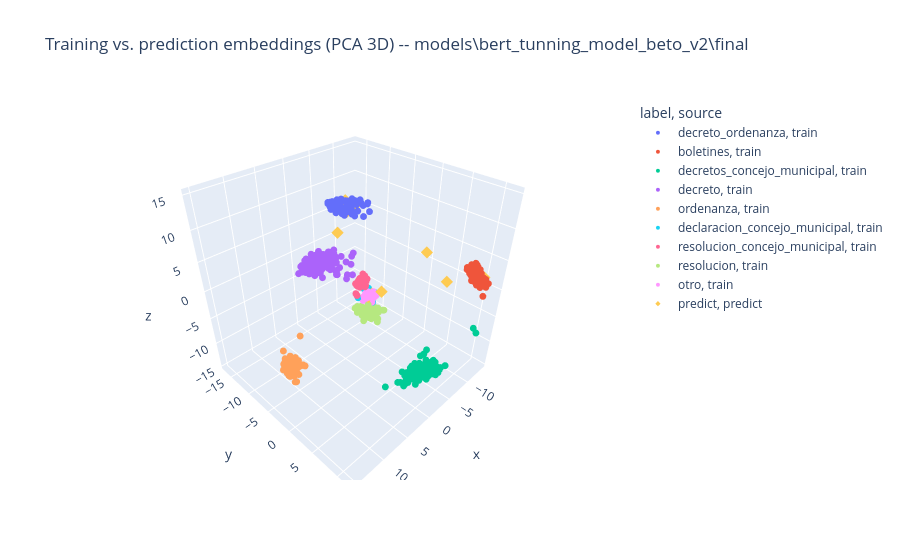

Write notebook code for a chart like this one.
### Code cell
fig = px.scatter_3d(
    combined_df,
    x="x",
    y="y",
    z="z",
    color="label",
    symbol="source",
    hover_data=["filename"],
    title=f"Training vs. prediction embeddings (PCA 3D) -- {MODEL_PATH}",
)
fig.update_traces(marker_size=4)
fig.show()

### Figure 1 — Plotly figure (JSON) as saved in the notebook; plotly's stock layout.template omitted (floating-point values rounded to 4 significant figures; data arrays with more than 128 entries replaced by an {"elided": "..."} marker saying what was removed)
{"data": [{"customdata": {"elided": "210x1 str values"}, "hovertemplate": "label=decreto_ordenanza<br>source=train<br>x=%{x}<br>y=%{y}<br>z=%{z}<br>filename=%{customdata[0]}<extra></extra>", "legendgroup": "decreto_ordenanza, train", "marker": {"color": "#636efa", "size": 4, "symbol": "circle"}, "mode": "markers", "name": "decreto_ordenanza, train", "scene": "scene", "showlegend": true, "type": "scatter3d", "x": {"elided": "210 float values"}, "y": {"elided": "210 float values"}, "z": {"elided": "210 float values"}}, {"customdata": {"elided": "210x1 str values"}, "hovertemplate": "label=boletines<br>source=train<br>x=%{x}<br>y=%{y}<br>z=%{z}<br>filename=%{customdata[0]}<extra></extra>", "legendgroup": "boletines, train", "marker": {"color": "#EF553B", "size": 4, "symbol": "circle"}, "mode": "markers", "name": "boletines, train", "scene": "scene", "showlegend": true, "type": "scatter3d", "x": {"elided": "210 float values"}, "y": {"elided": "210 float values"}, "z": {"elided": "210 float values"}}, {"customdata": {"elided": "210x1 str values"}, "hovertemplate": "label=decretos_concejo_municipal<br>source=train<br>x=%{x}<br>y=%{y}<br>z=%{z}<br>filename=%{customdata[0]}<extra></extra>", "legendgroup": "decretos_concejo_municipal, train", "marker": {"color": "#00cc96", "size": 4, "symbol": "circle"}, "mode": "markers", "name": "decretos_concejo_municipal, train", "scene": "scene", "showlegend": true, "type": "scatter3d", "x": {"elided": "210 float values"}, "y": {"elided": "210 float values"}, "z": {"elided": "210 float values"}}, {"customdata": {"elided": "210x1 str values"}, "hovertemplate": "label=decreto<br>source=train<br>x=%{x}<br>y=%{y}<br>z=%{z}<br>filename=%{customdata[0]}<extra></extra>", "legendgroup": "decreto, train", "marker": {"color": "#ab63fa", "size": 4, "symbol": "circle"}, "mode": "markers", "name": "decreto, train", "scene": "scene", "showlegend": true, "type": "scatter3d", "x": {"elided": "210 float values"}, "y": {"elided": "210 float values"}, "z": {"elided": "210 float values"}}, {"customdata": {"elided": "210x1 str values"}, "hovertemplate": "label=ordenanza<br>source=train<br>x=%{x}<br>y=%{y}<br>z=%{z}<br>filename=%{customdata[0]}<extra></extra>", "legendgroup": "ordenanza, train", "marker": {"color": "#FFA15A", "size": 4, "symbol": "circle"}, "mode": "markers", "name": "ordenanza, train", "scene": "scene", "showlegend": true, "type": "scatter3d", "x": {"elided": "210 float values"}, "y": {"elided": "210 float values"}, "z": {"elided": "210 float values"}}, {"customdata": [[""], [""], [""], [""], [""], [""], [""], [""], [""], [""], [""], [""], [""], [""], [""], [""], [""], [""], [""], [""], [""], [""], [""], [""], [""], [""]], "hovertemplate": "label=declaracion_concejo_municipal<br>source=train<br>x=%{x}<br>y=%{y}<br>z=%{z}<br>filename=%{customdata[0]}<extra></extra>", "legendgroup": "declaracion_concejo_municipal, train", "marker": {"color": "#19d3f3", "size": 4, "symbol": "circle"}, "mode": "markers", "name": "declaracion_concejo_municipal, train", "scene": "scene", "showlegend": true, "type": "scatter3d", "x": [-0.01683, -0.3004, 0.07261, 0.2614, -0.8586, -0.3581, -0.8301, -0.01928, 0.3411, 0.3963, -0.02633, -0.2218, -0.1485, 0.0526, 1.457, -0.06347, -0.0624, -0.4436, -0.3304, 0.05474, -0.07287, 0.1124, -0.3195, -0.3698, -0.2883, -0.7122], "y": [0.4792, 0.09607, -0.2855, -0.3364, 0.2613, -0.01568, 0.0171, -0.4972, 0.03364, -0.6425, 0.2665, 0.02417, 0.3409, 0.1584, -0.7472, -0.02691, 0.2116, -0.4049, 0.2406, 0.144, 0.6814, 0.04241, 0.0726, -0.4681, -0.05554, 0.7144], "z": [-0.02195, 0.2889, 0.5386, 0.0357, 0.4568, 0.1292, 0.1425, 0.7938, 0.3504, 1.279, 0.1325, -0.07007, -0.1827, -0.0202, 0.1774, -0.267, 0.09322, 0.6961, -0.064, 0.5281, -0.6766, -0.02992, 0.4981, 1.053, 0.08476, 0.2115]}, {"customdata": [[""], [""], [""], [""], [""], [""], [""], [""], [""], [""], [""], [""], [""], [""], [""], [""], [""], [""], [""], [""], [""], [""], [""], [""], [""], [""], [""], [""], [""], [""], [""], [""], [""], [""], [""], [""], [""], [""], [""], [""], [""], [""], [""], [""], [""], [""], [""], [""], [""], [""], [""], [""], [""], [""], [""], [""], [""], [""], [""], [""], [""], [""], [""], [""], [""], [""], [""], [""], [""], [""], [""], [""], [""], [""], [""], [""], [""], [""], [""], [""], [""], [""], [""], [""], [""], [""], [""], [""], [""], [""], [""], [""], [""], [""], [""], [""], [""], [""], [""], [""], [""], [""], [""], [""], [""], [""], [""], [""], [""], [""], [""], [""], [""], [""], [""], [""], [""]], "hovertemplate": "label=resolucion_concejo_municipal<br>source=train<br>x=%{x}<br>y=%{y}<br>z=%{z}<br>filename=%{customdata[0]}<extra></extra>", "legendgroup": "resolucion_concejo_municipal, train", "marker": {"color": "#FF6692", "size": 4, "symbol": "circle"}, "mode": "markers", "name": "resolucion_concejo_municipal, train", "scene": "scene", "showlegend": true, "type": "scatter3d", "x": [1.13, 0.945, 0.5496, 1.139, 1.011, 0.8716, 1.053, 0.8974, 0.7836, 0.4633, 0.9859, 0.5822, 0.4282, 0.9135, 1.276, 0.9553, 0.7304, 0.8697, 0.7827, 0.718, 1.118, 0.7944, 0.4758, 1.248, 1.401, 0.7692, 1.01, 0.8639, 0.8898, 0.788, 1.486, 1.19, 0.7678, 1.043, 1.135, 1.019, 2.773, 0.7369, 1.323, 1.225, 0.7466, 1.115, 1.31, 1.101, 1.065, 0.6785, 0.8313, 1.196, 0.8246, 0.5338, 1.366, 0.7192, 1.141, 0.7694, 0.6086, 0.8485, 0.9549, 0.608, 0.9628, 0.77, 0.8845, 1.18, 0.9927, 0.4416, 1.605, 0.9018, 0.9628, 1.317, 1.532, 1.363, 1.451, 0.5645, 1.204, 0.8599, 0.9855, 2.522, 0.4518, 1.853, 0.9193, 1.041, 1.013, 0.6275, 0.8286, 0.8691, 0.367, 1.021, 1.317, 0.4097, 1.128, 0.9785, 0.7602, 1.125, 0.9805, 0.543, 0.5263, 0.7407, 0.9012, 0.8879, 0.8367, 1.024, 0.8026, 0.6484, 0.8136, 0.8631, 1.25, 0.6534, 0.965, 1.351, 0.7555, 1.118, 0.8942, 0.7772, 1.494, 0.8452, 1.354, 1.171, 1.18], "y": [-1.072, -0.7773, -0.7183, -0.7633, -0.7545, -0.481, -0.7474, -0.5818, -0.6421, -0.01126, -0.5404, -0.8515, -0.7814, -0.9462, -0.4015, -0.5905, -0.6329, -0.6056, -0.2361, -1.121, -1.125, -0.7181, -0.6473, -0.588, -0.88, -0.8743, -0.3549, -0.4946, -0.7033, -1.015, -0.8804, -0.7027, -0.9425, -0.6323, -0.9432, -0.6618, 0.3167, -0.8978, -0.4127, -0.6575, -0.4245, -0.9713, 0.1236, -0.9552, -0.8096, -0.706, -0.7726, -0.8521, -0.7628, -0.8653, -0.7067, -0.889, -0.7044, -0.3117, -0.5452, -0.8401, -0.7829, -0.7948, -0.6657, -0.954, -0.7309, -0.7867, 0.2406, -0.2316, -0.9224, -0.3297, -0.8054, -1.086, -0.8369, -0.9214, -0.3757, -0.8892, -0.7431, -0.731, -0.6786, -0.146, -0.8442, -0.881, -0.8301, -0.7341, -0.6824, -0.2984, -0.8747, -0.9964, -0.724, -0.672, -0.4301, -0.4077, -0.6668, -0.3101, -0.4177, -0.9284, -0.7368, -0.9673, -0.5094, -0.474, -0.6492, -0.8726, -0.0246, -0.7043, -0.6972, -0.6586, -0.7841, -0.7967, -0.8771, -0.3628, -0.8384, -0.7313, -0.931, -0.4857, -0.8212, -0.7347, -0.9217, -1.117, -0.6049, -0.9819, -0.5902], "z": [2.446, 2.929, 2.64, 3.322, 2.602, 3.061, 2.54, 2.867, 2.937, 3.261, 3.228, 2.579, 2.539, 2.349, 3.251, 2.606, 3.005, 2.758, 3.342, 2.647, 2.03, 2.413, 3.614, 1.953, 2.051, 2.648, 2.804, 2.723, 2.599, 2.285, 2.767, 2.898, 2.376, 2.935, 2.483, 2.606, 1.779, 2.383, 3.369, 2.567, 2.907, 2.402, 2.689, 2.165, 2.195, 2.269, 2.549, 2.786, 2.558, 2.608, 3.218, 2.39, 2.685, 2.899, 2.186, 2.929, 2.137, 2.419, 3.106, 2.307, 2.506, 2.954, 2.543, 2.754, 2.31, 3.538, 2.676, 2.25, 2.478, 2.331, 2.541, 2.422, 2.262, 2.543, 2.537, 1.735, 2.402, 2.709, 2.672, 2.502, 3.316, 3.708, 2.354, 1.885, 2.769, 2.869, 3.101, 2.714, 2.715, 3.623, 2.337, 2.606, 2.689, 2.639, 3.21, 2.857, 2.724, 2.299, 2.108, 2.559, 2.897, 3.877, 2.499, 2.493, 2.697, 2.854, 2.124, 2.644, 2.577, 2.959, 2.532, 2.841, 2.694, 2.682, 3.226, 2.893, 3.298]}, {"customdata": [[""], [""], [""], [""], [""], [""], [""], [""], [""], [""], [""], [""], [""], [""], [""], [""], [""], [""], [""], [""], [""], [""], [""], [""], [""], [""], [""], [""], [""], [""], [""], [""], [""], [""], [""], [""], [""], [""], [""], [""], [""], [""], [""], [""], [""], [""], [""], [""], [""], [""], [""], [""], [""], [""], [""], [""], [""], [""], [""], [""], [""], [""], [""], [""], [""], [""], [""], [""], [""], [""], [""], [""], [""], [""], [""], [""], [""], [""], [""], [""], [""], [""], [""], [""], [""], [""], [""], [""], [""], [""], [""], [""], [""], [""], [""], [""], [""], [""], [""], [""], [""], [""], [""], [""], [""], [""], [""], [""], [""], [""], [""], [""], [""], [""], [""], [""], [""], [""], [""]], "hovertemplate": "label=resolucion<br>source=train<br>x=%{x}<br>y=%{y}<br>z=%{z}<br>filename=%{customdata[0]}<extra></extra>", "legendgroup": "resolucion, train", "marker": {"color": "#B6E880", "size": 4, "symbol": "circle"}, "mode": "markers", "name": "resolucion, train", "scene": "scene", "showlegend": true, "type": "scatter3d", "x": [-0.4344, -0.01536, -0.7148, 0.7069, -0.5889, -0.226, -0.06361, -0.7011, 0.1038, -0.4718, -0.2939, 0.981, -1.157, -2.017, -0.3753, -0.3723, -0.8284, 0.3271, -0.7687, -0.9652, -0.5043, -0.8427, -0.5391, -0.5613, -0.05864, 1.102, -0.3897, 0.06883, -0.4416, -0.2045, 0.4576, 0.3881, 1.127, -0.5745, 1.555, 0.5666, 0.6586, -0.1583, 0.07028, -1.565, -0.1676, -0.5751, 0.9129, -0.4974, -0.7014, -0.7627, 0.1746, -0.405, -0.5724, 1.038, 0.04045, 1.326, -0.5996, -0.5155, -0.1221, -0.7565, -0.7159, 0.3614, 1.397, -0.3748, -0.9525, 3.214, 1.174, -0.7619, -1.221, -0.4291, -0.06462, 0.9668, -0.2634, -0.5125, -1.162, -0.771, -2.115, 0.6784, 0.4808, 1.244, -0.7453, -0.4671, 0.03633, 0.3164, 1.958, -0.4627, -0.2919, -0.3862, 0.7304, 0.6155, -0.7916, 1.218, -0.3325, -0.6109, 0.8904, 0.3078, 0.8383, 0.629, 1.166, -0.3366, -0.5197, 0.2526, -0.07365, -0.03516, 0.3903, -0.01499, -0.8668, -0.7644, 0.6816, 1.159, -0.6607, -0.76, 0.4596, 1.158, -1.603, 0.04697, -0.7236, -0.5414, 0.9313, 0.3196, 0.1342, 0.4819, -1.229], "y": [-0.02469, 0.5011, 0.4032, -0.6005, -0.04496, 0.239, -0.004714, 0.5817, -0.1219, 0.3352, -0.05115, 0.3604, 0.8281, 1.026, -0.3485, 0.09624, 0.0009875, -0.1611, 0.5041, 0.01981, -0.132, 1.036, 0.04927, -0.1528, 0.1138, 0.3832, 0.2471, 0.1767, -0.2027, 0.6896, 0.05731, 0.5957, -0.1104, -0.1693, -0.8055, 0.9496, 0.05024, -0.4064, 0.03108, 0.2073, 0.08483, -0.438, 0.8058, -0.02033, -0.3957, 0.7847, -0.8008, 0.01124, -0.1267, 0.4051, -0.1643, -0.09071, 0.01775, 0.2893, 0.2934, -0.1414, -0.1491, 0.6455, 0.1956, 0.7499, -0.2464, 0.3939, 0.08435, -0.08033, -0.1412, 0.1622, 0.4227, 0.6629, 0.2312, 0.137, 0.1714, -0.03456, 1.129, -0.005259, -0.7895, 0.4185, -0.2361, -0.2861, 0.1049, -0.1065, -0.3909, 0.4469, 0.4121, -0.2693, 0.402, 1.177, 0.5274, -0.1638, 0.2718, -0.08206, 0.6909, -0.05129, -0.6461, 0.3529, -0.007844, 0.5948, -0.1934, 0.8281, 0.2048, 0.4042, 0.1648, -0.3276, 1.136, -0.2452, -0.04706, 0.08692, -0.2703, -0.06954, 0.3429, -0.5271, 0.4889, 0.5092, -0.2717, 0.2968, 0.2137, 0.8252, 0.4859, 0.4715, 0.6938], "z": [-2.537, -1.628, -2.312, -1.962, -2.664, -3.124, -2.047, -2.017, -1.963, -2.294, -3.126, -2.187, -4.249, -3.001, -2.91, -2.548, -2.9, -2.896, -2.817, -2.876, -2.961, -4.552, -2.935, -3.1, -1.948, -1.81, -2.088, -0.5246, -2.888, -3.366, -2.392, -1.142, -1.555, -3.222, -1.373, -2.47, -2.178, -2.733, -2.273, -3.217, -2.987, -2.833, -2.378, -2.43, -3.991, -2.668, -4.803, -2.226, -3.497, -2.579, -1.782, -2.19, -2.641, -3.325, -2.951, -2.66, -3.282, -3.124, -2.381, -2.985, -2.87, -0.1428, -2.827, -2.76, -3.542, -2.631, -1.649, -2.628, -3.536, -2.558, -3.175, -2.623, -2.992, -1.907, -2.088, -2.2, -2.822, -2.883, -3.179, -2.533, -2.01, -2.698, -3.029, -2.748, -2.357, -1.424, -2.903, -2.835, -4.102, -2.779, -0.6034, -2.868, -2.084, -1.367, -2.336, -3.501, -2.67, -2.054, -2.068, -2.877, -3.406, -2.858, -2.685, -2.76, -2.226, -1.614, -3.178, -3.437, -2.921, -1.435, -3.301, -1.689, -2.85, -2.629, -2.072, -1.538, -1.525, -3.296, -2.356]}, {"customdata": [[""], [""], [""], [""], [""], [""], [""], [""], [""], [""], [""], [""], [""], [""], [""], [""], [""], [""], [""], [""], [""], [""], [""], [""], [""], [""], [""], [""], [""], [""], [""], [""]], "hovertemplate": "label=otro<br>source=train<br>x=%{x}<br>y=%{y}<br>z=%{z}<br>filename=%{customdata[0]}<extra></extra>", "legendgroup": "otro, train", "marker": {"color": "#FF97FF", "size": 4, "symbol": "circle"}, "mode": "markers", "name": "otro, train", "scene": "scene", "showlegend": true, "type": "scatter3d", "x": [0.06593, 0.06593, 0.2544, 0.1685, 0.6047, 1.169, 0.8178, 0.8623, 0.2291, -0.09828, 0.3541, 0.6084, 0.3328, 0.873, 1.022, 0.2833, 0.4024, 0.4244, -0.1438, -0.1325, 0.7328, 0.2119, 0.5969, -0.1192, 0.2713, 0.1869, 0.8777, 0.7909, 0.9114, 0.6048, 0.3661, 0.5117], "y": [0.7153, 0.7153, -0.4137, 0.1423, -0.11, 0.2947, 0.1486, -0.3287, 0.3214, 1.196, 0.2168, 1.009, 0.4106, 0.298, 0.05751, 1.235, 0.2781, 0.2945, 0.6742, -0.0583, -0.05915, 0.1848, 0.326, 0.8475, 0.3306, 0.7821, 0.1096, 0.0596, -0.1225, 0.005775, 0.3056, 0.7291], "z": [0.778, 0.778, 0.1352, 0.1077, 0.8196, 0.7682, 0.3958, -0.4103, 0.4659, 0.7119, 0.3401, 0.6818, 0.4082, 0.3288, 0.3319, 0.6979, 0.3458, 0.3305, 1.134, 0.1734, 0.2967, 0.1256, 1.32, 1.039, 0.169, -0.46, 0.5808, 0.3772, 0.455, -0.02571, 0.3107, 1.04]}, {"customdata": [["A7063.pdf"], ["boletin_46_2005_doc_34162.pdf"], ["boletin_87_2006_doc_43168.pdf"], ["decreto_ordenanza_3413_1983.pdf"], ["decreto_ordenanza_3436_1983.pdf"], ["decreto_ordenanza_3515_1983.pdf"], ["decreto_ordenanza_3542_1983.pdf"], ["document_predict_1.pdf"], ["document_predict_2.pdf"], ["document_predict_3.pdf"], ["document_predict_4.pdf"], ["document_predict_5.pdf"], ["document_predict_6.pdf"]], "hovertemplate": "label=predict<br>source=predict<br>x=%{x}<br>y=%{y}<br>z=%{z}<br>filename=%{customdata[0]}<extra></extra>", "legendgroup": "predict, predict", "marker": {"color": "#FECB52", "size": 4, "symbol": "diamond"}, "mode": "markers", "name": "predict, predict", "scene": "scene", "showlegend": true, "type": "scatter3d", "x": [-0.01382, 1.765, -13.25, -11.36, -10.23, -8.181, -9.012, -0.9929, -5.471, 7.907, 0.4594, -6.768, -9.721], "y": [0.5175, 10.3, 10.36, -14.27, -14.99, -16.06, -16.31, -0.3044, -12.26, 9.118, 0.2525, 8.224, -14.8], "z": [0.7793, 12.37, 1.927, 5.647, 4.711, 6.115, 6.011, -3.254, 3.597, 9.44, 0.2729, 3.271, 7.086]}], "layout": {"legend": {"title": {"text": "label, source"}, "tracegroupgap": 0}, "scene": {"domain": {"x": [0, 1], "y": [0, 1]}, "xaxis": {"title": {"text": "x"}}, "yaxis": {"title": {"text": "y"}}, "zaxis": {"title": {"text": "z"}}}, "title": {"text": "Training vs. prediction embeddings (PCA 3D) -- models\\bert_tunning_model_beto_v2\\final"}}}
